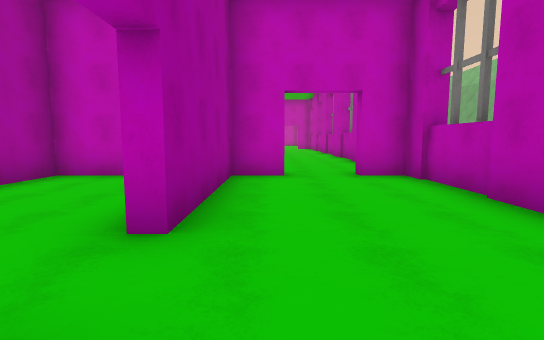
View 1 (above)

17 first-person views from a walk through a scene from a Unity 3-D project. The camera is 1.5 m above the floor, tilts 6° down and sees 85° across. The floor is counted in squares, 2 m on a side. Each view is taken from the middle of a square. On the plan, view 1 faces up. The plan holds only what a view shows up to about 10 squares ahead; the rest is blank. The place goes on beyond the plan. The player is left out. Surface patterns are stand-ins for the level's own textures.

View 2
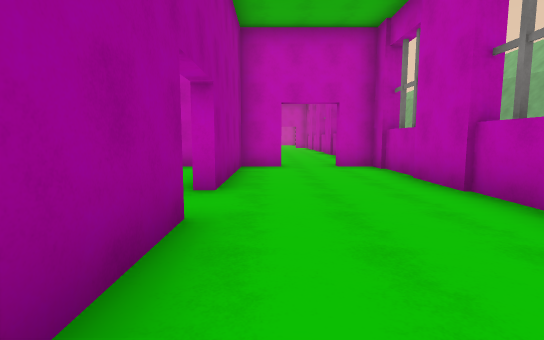

View 3
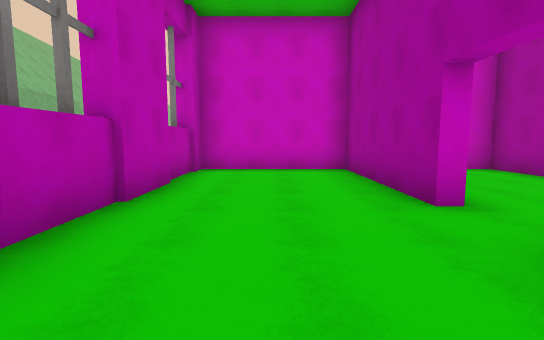

View 4
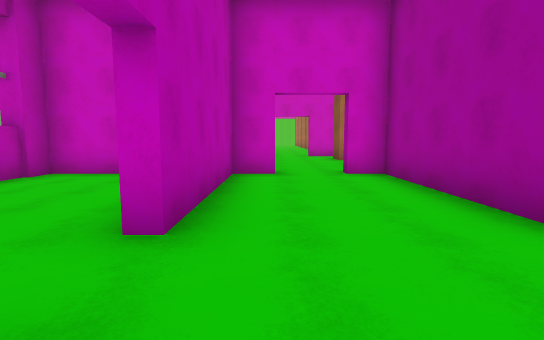

View 5
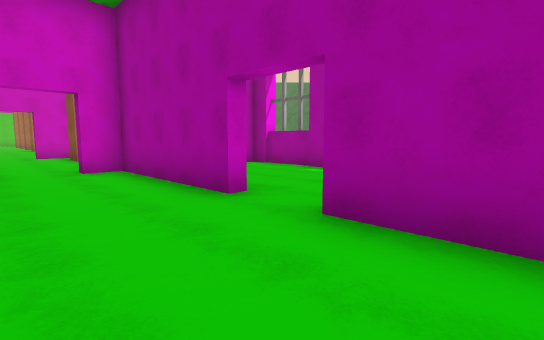

View 6
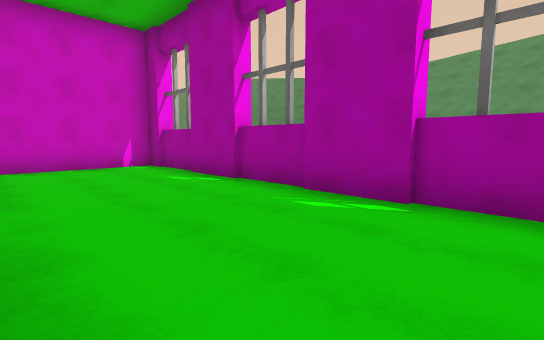

View 7
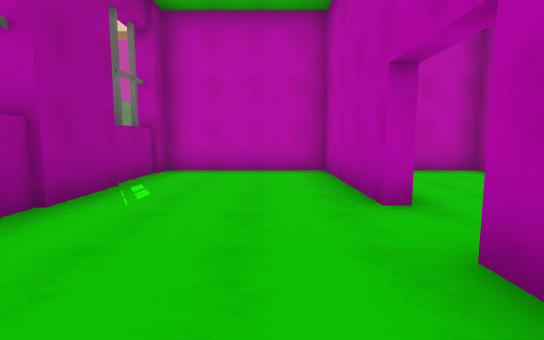

View 8
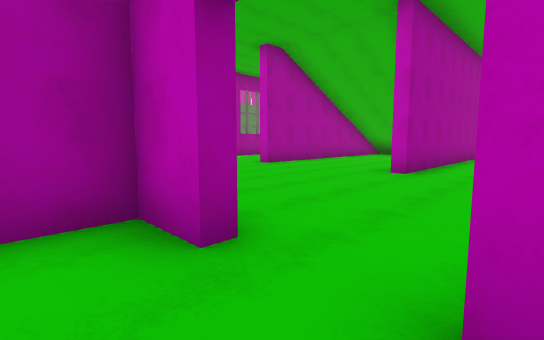

View 9
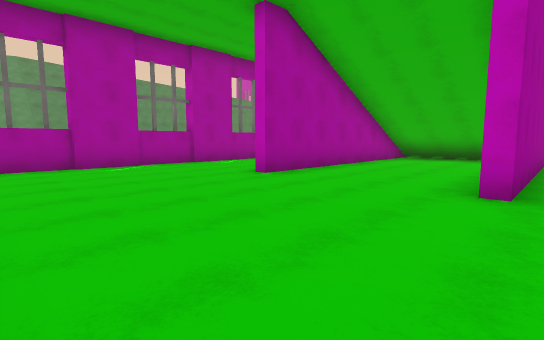

View 10
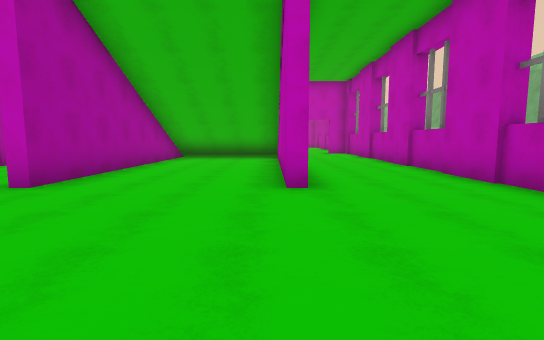

View 11
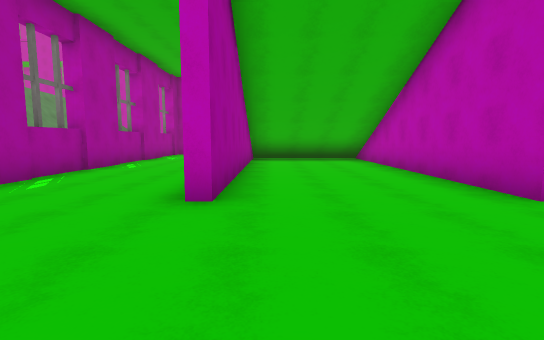

View 12
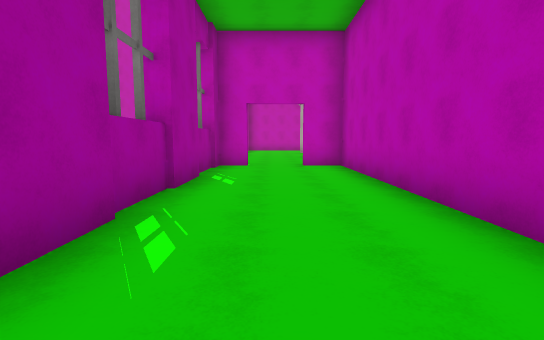

View 13
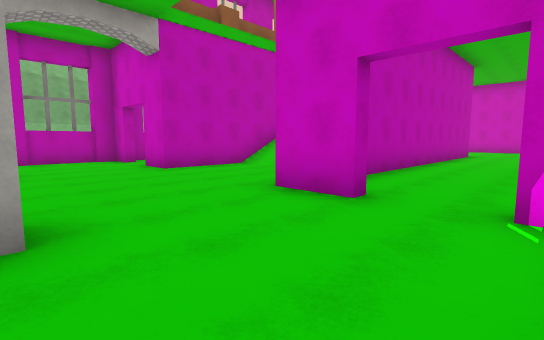

View 14
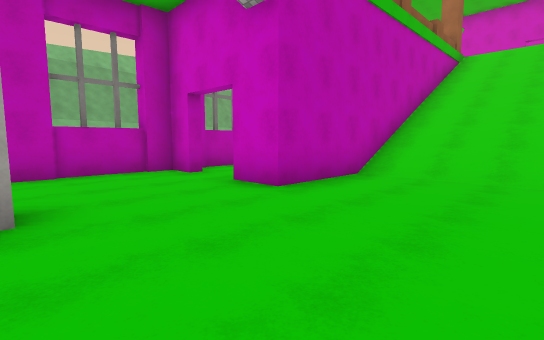

View 15
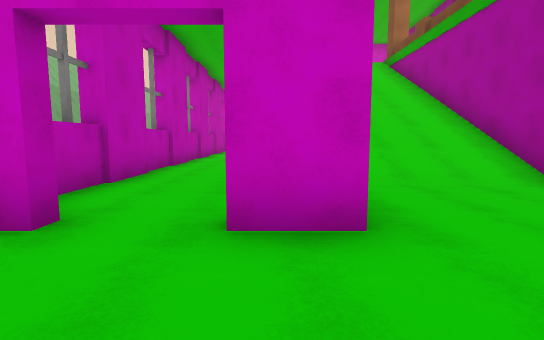

View 16
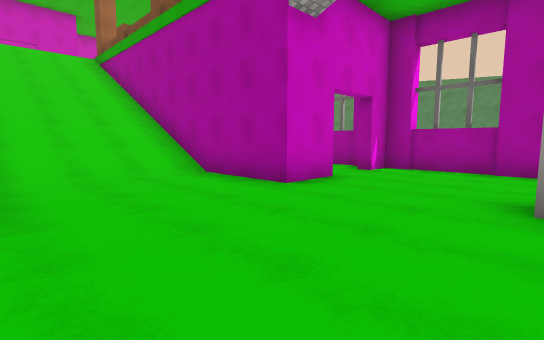

View 17
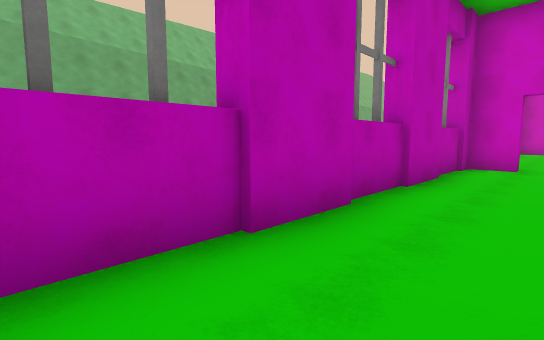

### Floor plan
Key: @ floor where view 1 was taken; # wall or solid block; . floor; / step, stairs or slope; v drop or lower ground.
Columns run from 18 left of view 1 to 12 right of it. Each row starts with its distance up from view 1.
 26          #...#....#..#
 25          #...........#
 24          #...........#
 23          #...........#
 22          ##.##....#.##
 21          #...#....#..#
 20          #...#////#..#
 19          #...#////#..#
 18          #...#////#..#
 17          #...#....#..#
 16          #...#....#..#
 15          #...#....#..#
 14          #...#....#..#       vv
 13          #...#....#..#       vv
 12          #...#....#..#       vv
 11          #...........#       vv
 10          #...........#       v
  9          #...........#
  8          #...........#
  7          #...........#
  6          ##########.##
  5          #....#..#...#
  4 ////     #....#..#...#
  3 ////     #....#..#...#
  2  ///     #...........#
  1          #...........#
  0          #....#..#@..#
 -1          #....#..#...#
 -2          #....#..#...#
 -3          #....#..#...#
 -4          ######.######
 -5               ...
 -6               ...
 -7               ..
 -8              #..

Where each view was taken, in squares from view 1:
view 1: 0 up, 0 right, facing up
view 2: 2 down, 0 right, facing up
view 3: 4 up, 1 right, facing down
view 4: 3 up, 2 left, facing down
view 5: 4 up, 2 left, facing down-left
view 6: 5 up, 5 left, facing down-left
view 7: 1 down, 6 left, facing up
view 8: 5 up, 2 right, facing up-left
view 9: 7 up, 0 right, facing up-left
view 10: 7 up, 1 left, facing up
view 11: 8 up, 4 left, facing up
view 12: 14 up, 7 left, facing up
view 13: 26 up, 8 left, facing down-right
view 14: 26 up, 4 left, facing down-right
view 15: 25 up, 0 right, facing down
view 16: 26 up, 1 left, facing down-left
view 17: 15 up, 1 right, facing down-right
